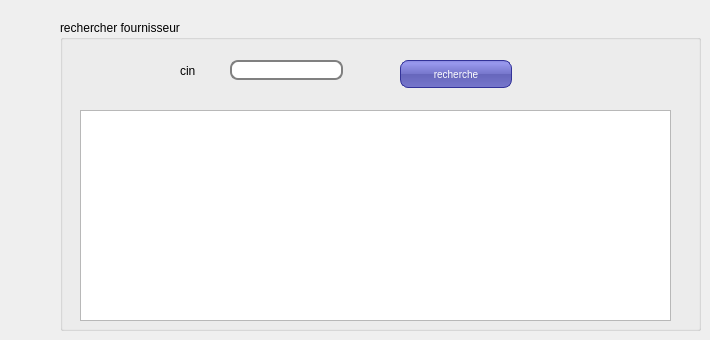
      <widget class="QWidget" name="tab_8">
       <attribute name="title">
        <string>rechercher fournisseur</string>
       </attribute>
       <widget class="QGroupBox" name="groupBox_5">
        <property name="geometry">
         <rect>
          <x>60</x>
          <y>20</y>
          <width>641</width>
          <height>311</height>
         </rect>
        </property>
        <property name="title">
         <string>rechercher fournisseur</string>
        </property>
        <widget class="QTableView" name="tabrecherchefournisseur">
         <property name="geometry">
          <rect>
           <x>20</x>
           <y>90</y>
           <width>591</width>
           <height>211</height>
          </rect>
         </property>
        </widget>
        <widget class="QLabel" name="label_10">
         <property name="geometry">
          <rect>
           <x>120</x>
           <y>40</y>
           <width>71</width>
           <height>21</height>
          </rect>
         </property>
         <property name="text">
          <string>cin</string>
         </property>
        </widget>
        <widget class="QPushButton" name="cherche_fournisseur">
         <property name="geometry">
          <rect>
           <x>340</x>
           <y>40</y>
           <width>112</width>
           <height>28</height>
          </rect>
         </property>
         <property name="styleSheet">
          <string notr="true">QPushButton {
color: white;
background-color: QLinearGradient( x1: 0, y1: 0, x2: 0, y2: 1, stop: 0 #88d, stop: 0.1 #99e, stop: 0.49 #77c, stop: 0.5 #66b, stop: 1 #77c);
border-width: 1px;
border-color: #339;
border-style: solid;
border-radius: 8;
padding: 3px;
font-size: 10px;
padding-left: 5px;
padding-right: 5px;
min-width: 100px;
max-width: 100px;
min-height: 20px;
max-height: 20px;
}</string>
         </property>
         <property name="text">
          <string>recherche</string>
         </property>
        </widget>
        <widget class="QLineEdit" name="recherche_fournisseur">
         <property name="geometry">
          <rect>
           <x>170</x>
           <y>40</y>
           <width>113</width>
           <height>20</height>
          </rect>
         </property>
         <property name="styleSheet">
          <string notr="true">QLineEdit {
padding: 1px;
border-style: solid;
border: 2px solid gray;
border-radius: 8px;
}</string>
         </property>
        </widget>
       </widget>
      </widget>
